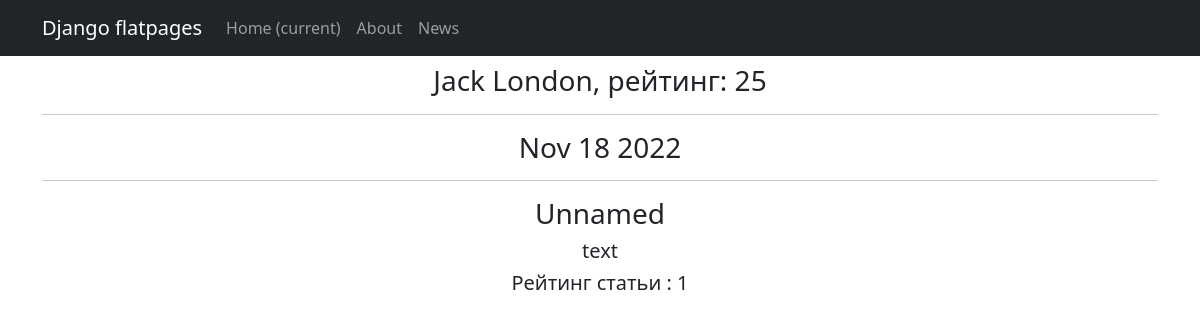
The page /news/1 on the database as committed earlier.
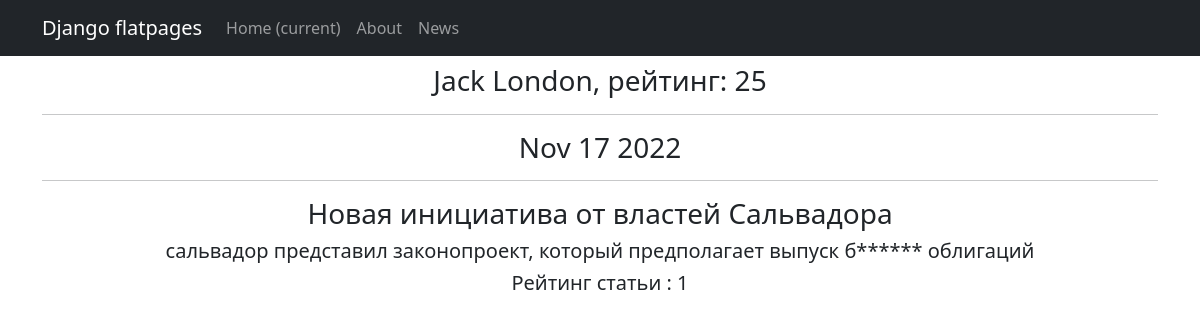
The same page on the database as committed later.
### news/models.py (models this page shows, shortened)
class Post(models.Model):
    news = 'NW'
    article = 'AT'
    ARTICLES = [(news, 'Новость'), (article, 'Статья')]
    author = models.ForeignKey(Author, on_delete=models.CASCADE)
    type = models.CharField(max_length=2, choices=ARTICLES, default=news)
    date_time_in = models.DateTimeField(auto_now_add=True)
    title = models.CharField(max_length=64, default='Unnamed')
    article_text = models.TextField(max_length=10000, default='Text')
    post_rating = models.IntegerField(default=0, db_column='rating')
    categories = models.ManyToManyField(Category, through='PostCategory', related_name='post')
    @property
    def rating(self):
        return self.post_rating
    @rating.setter
    def rating(self, value):
        if value >= 0 and isinstance(value, int):
            self.post_rating = value
        else:
            self.post_rating = 0
        self.save()

class Author(models.Model):
    user = models.OneToOneField(User, on_delete=models.CASCADE)
    rating = models.IntegerField(default=0)
    def __str__(self):
        return f'{self.user}, рейтинг: {self.rating}'

### news/views.py (the view)
# urls.py: path('<int:pk>', NewsDetail.as_view()),
class NewsDetail(DetailView):
    model = Post
    template_name = 'post.html'
    context_object_name = 'new_post'
    def get_context_data(self, **kwargs):
        context = super().get_context_data(**kwargs)
        context['time_now'] = datetime.utcnow()
        context['fresh_news'] = None
        return context

### news/templatetags/custom_filters.py (called while the page is built)
@register.filter()
def censor(value):
    censor_list = ['bitcoin', 'биткоин']
    for i in censor_list:
        value = value.lower()
        value = value.replace(i[1:], '*' * (len(i)-1))
    return value

### templates/post.html (shortened to what this page needs)
{% extends 'flatpages/default.html' %}
{% load custom_filters %}
{% load custom_tags %}
{% block content %}
    <h3>{{ new_post.author }}</h3>
<hr>
    <h3>{{ new_post.date_time_in | date:'M d Y' }}</h3>
<hr>
    <h3>{{ new_post.title }}</h3>
    <h5>{{ new_post.article_text | censor }}</h5>
    <h5> Рейтинг статьи : {{ new_post.post_rating }}</h5>
{% endblock content %}

Rows that differ between the two databases and show on the page:
changed Post "Jack London, рейтинг: 25": date_time_in "Nov 18 2022" → "Nov 17 2022"; title "Unnamed" → "Новая инициатива от властей Сальвадора"; article_text|censor "text" → "сальвадор представил законопроект, который предполагает выпуск б****** облигаций"
